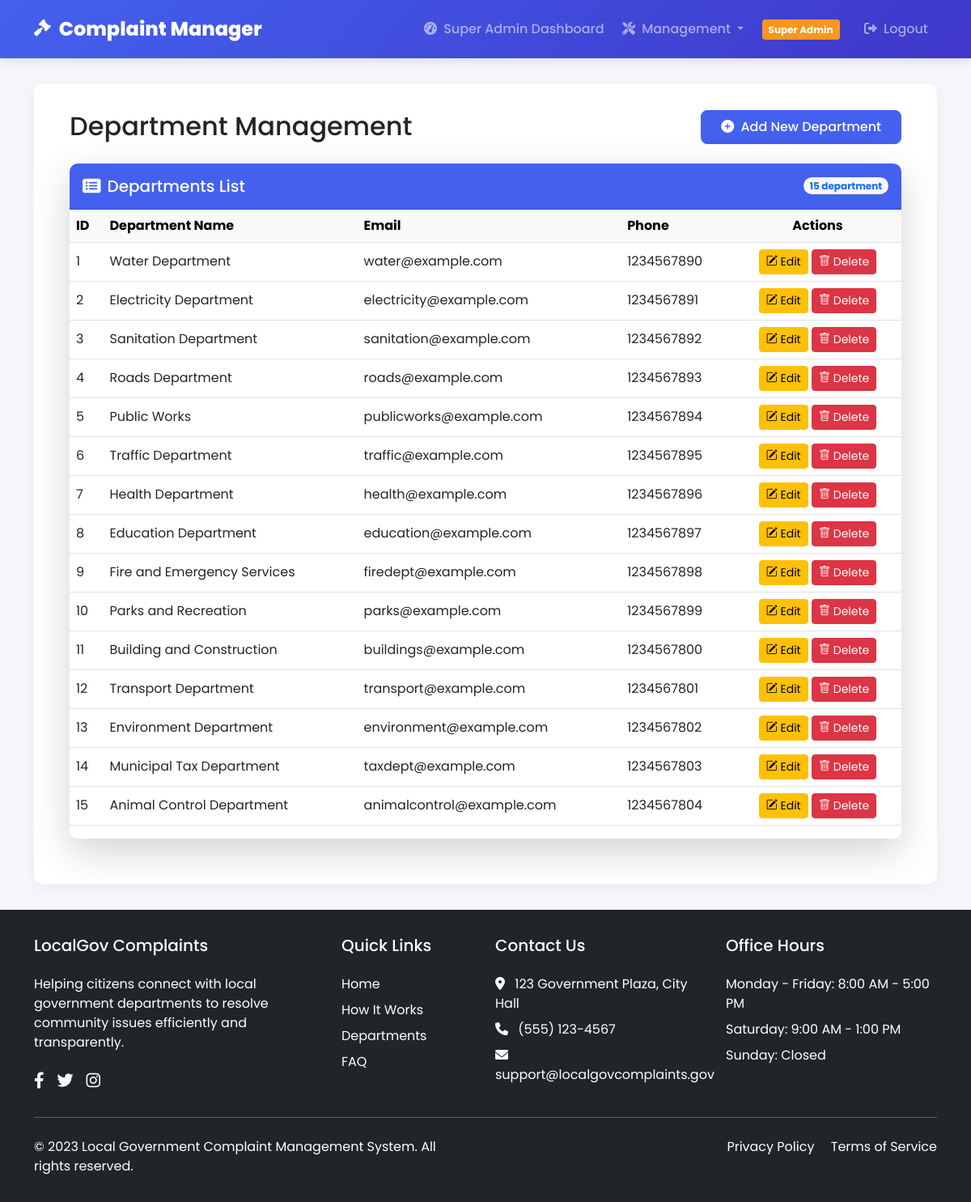
The page /admin/departments (signed in) on the database its author committed.
### tables this page shows
CREATE TABLE departments (
        id INTEGER PRIMARY KEY AUTOINCREMENT,
        name TEXT NOT NULL UNIQUE,
        email TEXT,
        phone TEXT,
        created_at TEXT DEFAULT (datetime('now', '+5 hours', '+30 minutes'))
    );

### app.py (the view)
@app.route('/admin/departments')
@admin_required
def manage_departments():
    with sqlite3.connect('complaint.db') as conn:
        conn.row_factory = sqlite3.Row
        c = conn.cursor()
        c.execute("SELECT * FROM departments ORDER BY id")
        departments = c.fetchall()
    return render_template('admin/departments.html', departments=departments)

### app.py (called while the page is built)
def admin_required(f):
    @wraps(f)
    def decorated_function(*args, **kwargs):
        if not session.get('admin'):
            flash('Please log in as admin to access this page', 'danger')
            return redirect(url_for('admin_login'))
        return f(*args, **kwargs)
    return decorated_function

### templates/admin/departments.html (shortened to what this page needs)
{% extends 'base.html' %}
{% block content %}
<div class="container">
    <div class="d-flex justify-content-between align-items-center mb-4">
        <h2 class="mb-0">Department Management</h2>
        <a href="{{ url_for('add_admin') }}" class="btn btn-primary" data-bs-toggle="modal" data-bs-target="#addDepartmentModal">
            <i class="fas fa-plus-circle me-1"></i> Add New Department
        </a>
    </div>
    <div class="card border-0 shadow-lg">
        <div class="card-header bg-gradient-primary text-white py-3">
            <div class="d-flex justify-content-between align-items-center">
                    <h5 class="mb-0"><i class="fas fa-list-alt me-2"></i>Departments List</h5>
                    <span class="badge bg-light text-primary rounded-pill">{{ departments|length }} department</span>
            </div>
        </div>
        {% if departments %}
        <div class="card-body p-0">
            <div class="table-responsive">
                <table class="table table-hover align-middle py-5">
                    <thead class="table-light">
                        <tr>
                            <th>ID</th>
                            <th>Department Name</th>
                            <th>Email</th>
                            <th>Phone</th>
                            <th class="text-center">Actions</th>
                        </tr>
                    </thead>
                    <tbody>
                        {% for dept in departments %}
                        <tr>
                            <td>{{ dept['id'] }}</td>
                            <td>{{ dept['name'] }}</td>
                            <td>{{ dept['email'] if dept['email'] else 'N/A' }}</td>
                            <td>{{ dept['phone'] if dept['phone'] else 'N/A' }}</td>
                            <td class="text-center action-buttons">
                                <button class="btn btn-warning btn-sm edit-btn"
                                        data-bs-toggle="modal"
                                        data-bs-target="#editDepartmentModal"
                                        data-dept-id="{{ dept['id'] }}"
                                        data-dept-name="{{ dept['name'] }}"
                                        data-dept-email="{{ dept['email'] if dept['email'] else '' }}"
                                        data-dept-phone="{{ dept['phone'] if dept['phone'] else '' }}">
                                    <i class="bi bi-pencil-square"></i> Edit
                                </button>
                                <button class="btn btn-danger btn-sm delete-btn"
                                        data-dept-id="{{ dept['id'] }}"
                                        data-dept-name="{{ dept['name'] }}">
                                    <i class="bi bi-trash"></i> Delete
                                </button>
                            </td>
                        </tr>
                        {% endfor %}
                    </tbody>
                </table>
            </div>
            {% else %}
                <div class="alert alert-info">
                    <i class="bi bi-info-circle"></i> No departments found. Please add a department.
                </div>
            {% endif %}
        </div>
    </div>
</div>
<link rel="stylesheet" href="https://cdn.jsdelivr.net/npm/bootstrap-icons@1.8.0/font/bootstrap-icons.css">
{% endblock %}

### templates/base.html (shortened to what this page needs)
<!DOCTYPE html>
<html lang="en">
<head>
    <link href="https://cdn.jsdelivr.net/npm/bootstrap@5.3.0/dist/css/bootstrap.min.css" rel="stylesheet">
    <link href="https://cdnjs.cloudflare.com/ajax/libs/font-awesome/6.0.0-beta3/css/all.min.css" rel="stylesheet">
    <link rel="stylesheet" href="https://cdn.jsdelivr.net/npm/bootstrap-icons@1.11.3/font/bootstrap-icons.min.css">
</head>
<body>
    <nav class="navbar navbar-expand-lg navbar-dark">
        <div class="container">
            <a class="navbar-brand" href="{{ url_for('home') }}">
                <i class="fas fa-gavel"></i> Complaint Manager
            </a>
            <div class="collapse navbar-collapse justify-content-end" id="navbarNav">
                <ul class="navbar-nav">
                    {% if 'user_id' in session %}
                        <li class="nav-item">
                            <a class="nav-link" href="{{ url_for('Users_dashboard') }}">
                                <i class="fas fa-tachometer-alt me-1"></i> Dashboard
                            </a>
                        </li>
                        <li class="nav-item">
                            <a class="nav-link" href="{{ url_for('file_complaint') }}">
                                <i class="fas fa-plus-circle me-1"></i> File Complaint
                            </a>
                        </li>
                        <li class="nav-item">
                            <a class="nav-link" href="{{ url_for('Users_profile') }}">
                                <i class="fas fa-user me-1"></i> My Profile
                            </a>
                        </li>
                        <li class="nav-item">
                            <a class="nav-link" href="{{ url_for('logout') }}">
                                <i class="fas fa-sign-out-alt me-1"></i> Logout
                            </a>
                        </li>
                    {% elif 'admin' in session %}
                        {% if session.get('is_superadmin') %}
                            <li class="nav-item">
                                <a class="nav-link" href="{{ url_for('Superadmin_dashboard') }}">
                                    <i class="fas fa-tachometer-alt me-1"></i> Super Admin Dashboard
                                </a>
                            </li>
                        {% endif %}
                        {% if session.get('is_superadmin') %}
                            <li class="nav-item dropdown">
                                <a class="nav-link dropdown-toggle" href="#" id="managementDropdown" role="button" data-bs-toggle="dropdown" aria-expanded="false">
                                    <i class="fas fa-tools me-1"></i> Management
                                </a>
                            </li>
                        {% endif %}
                        <li class="nav-item">
                            <span class="nav-link">
                                {% if session.get('is_superadmin') %}
                                    <span class="superadmin-badge">Super Admin</span>
                                {% else %}
                                    <span class="admin-badge">Admin</span>
                                {% endif %}
                            </span>
                        </li>
                        <li class="nav-item">
                            <a class="nav-link" href="{{ url_for('logout') }}">
                                <i class="fas fa-sign-out-alt me-1"></i> Logout
                            </a>
                        </li>
                    {% endif %}
                </ul>
            </div>
        </div>
    </nav>
    <div class="container">
        <div class="main-container fade-in">
            {% block content %}{% endblock %}
        </div>
    </div>
    <footer class="footer">
        <div class="container">
            <div class="row">
                <div class="col-lg-4 mb-4 mb-lg-0">
                    <h5 class="text-white mb-4">LocalGov Complaints</h5>
                    <p>Helping citizens connect with local government departments to resolve community issues efficiently and transparently.</p>
                    <div class="d-flex gap-3 mt-4">
                        <a href="#" class="text-white"><i class="fab fa-facebook-f fa-lg"></i></a>
                        <a href="#" class="text-white"><i class="fab fa-twitter fa-lg"></i></a>
                        <a href="#" class="text-white"><i class="fab fa-instagram fa-lg"></i></a>
                    </div>
                </div>
                <div class="col-lg-2 col-md-4 mb-4 mb-md-0">
                    <h5 class="text-white mb-4">Quick Links</h5>
                    <ul class="list-unstyled">
                        <li class="mb-2"><a href="#" class="text-white text-decoration-none">Home</a></li>
                        <li class="mb-2"><a href="#how-it-works" class="text-white text-decoration-none">How It Works</a></li>
                        <li class="mb-2"><a href="#departments" class="text-white text-decoration-none">Departments</a></li>
                        <li class="mb-2"><a href="#" class="text-white text-decoration-none">FAQ</a></li>
                    </ul>
                </div>
                <div class="col-lg-3 col-md-4 mb-4 mb-md-0">
                    <h5 class="text-white mb-4">Contact Us</h5>
                    <ul class="list-unstyled">
                        <li class="mb-2"><i class="fas fa-map-marker-alt me-2"></i> 123 Government Plaza, City Hall</li>
                        <li class="mb-2"><i class="fas fa-phone me-2"></i> (555) 123-4567</li>
                        <li class="mb-2"><i class="fas fa-envelope me-2"></i> support@localgovcomplaints.gov</li>
                    </ul>
                </div>
                <div class="col-lg-3 col-md-4">
                    <h5 class="text-white mb-4">Office Hours</h5>
                    <ul class="list-unstyled">
                        <li class="mb-2">Monday - Friday: 8:00 AM - 5:00 PM</li>
                        <li class="mb-2">Saturday: 9:00 AM - 1:00 PM</li>
                        <li class="mb-2">Sunday: Closed</li>
                    </ul>
                </div>
            </div>
            <hr class="my-4 bg-light">
            <div class="row">
                <div class="col-md-6 mb-3 mb-md-0">
                    <p class="mb-0">&copy; 2023 Local Government Complaint Management System. All rights reserved.</p>
                </div>
                <div class="col-md-6 text-md-end">
                    <a href="#" class="text-white text-decoration-none me-3">Privacy Policy</a>
                    <a href="#" class="text-white text-decoration-none">Terms of Service</a>
                </div>
            </div>
        </div>
    </footer>
</body>
</html>

### templates/base.html (style rules this page uses)
:root { --primary-color: #4361ee; --secondary-color: #3f37c9; --accent-color: #4cc9f0; --light-color: #f8f9fa; --dark-color: #212529; --success-color: #4bb543; --warning-color: #f8961e; --danger-color: #f94144; }
body { font-family: 'Poppins', sans-serif; background-color: #f5f7fa; color: var(--dark-color); min-height: 100vh; display: flex; flex-direction: column; }
.navbar { background: linear-gradient(135deg, var(--primary-color), var(--secondary-color)); box-shadow: 0 4px 12px rgba(0, 0, 0, 0.1); padding: 0.8rem 0; }
.navbar-brand { font-weight: 800; font-size: 1.5rem; display: flex; align-items: center; }
.navbar-brand i { margin-right: 10px; font-size: 1.3rem; }
.nav-link { font-weight: 500; padding: 0.5rem 1rem; margin: 0 0.2rem; border-radius: 5px; transition: all 0.3s ease; }
.container { flex: 1; }
.main-container { background-color: white; border-radius: 10px; box-shadow: 0 4px 20px rgba(0, 0, 0, 0.05); padding: 2rem; margin-top: 2rem; margin-bottom: 2rem; }
.btn-primary { background-color: var(--primary-color); border-color: var(--primary-color); font-weight: 500; padding: 0.5rem 1.5rem; border-radius: 8px; }
.card { border-radius: 10px; border: none; box-shadow: 0 4px 15px rgba(0, 0, 0, 0.05); transition: transform 0.3s ease, box-shadow 0.3s ease; margin-bottom: 1.5rem; }
.card-header { background-color: var(--primary-color); color: white; font-weight: 500; border-radius: 10px 10px 0 0 !important; }
footer { background-color: var(--dark-color); color: white; padding: 2rem 0; margin-top: auto; }
footer a { color: var(--accent-color); text-decoration: none; }
.fade-in { animation: fadeIn 0.6s ease-in-out; }
.superadmin-badge { background-color: var(--warning-color); color: white; padding: 0.25rem 0.5rem; border-radius: 4px; font-size: 0.75rem; font-weight: bold; margin-right: 0.5rem; }

### rows shown on the page
departments: id "1", name "Water Department", email "water@example.com", phone "1234567890"
departments: id "2", name "Electricity Department", email "electricity@example.com", phone "1234567891"
departments: id "3", name "Sanitation Department", email "sanitation@example.com", phone "1234567892"
departments: id "4", name "Roads Department", email "roads@example.com", phone "1234567893"
departments: id "5", name "Public Works", email "publicworks@example.com", phone "1234567894"
departments: id "6", name "Traffic Department", email "traffic@example.com", phone "1234567895"
departments: id "7", name "Health Department", email "health@example.com", phone "1234567896"
departments: id "8", name "Education Department", email "education@example.com", phone "1234567897"
departments: id "9", name "Fire and Emergency Services", email "firedept@example.com", phone "1234567898"
departments: id "10", name "Parks and Recreation", email "parks@example.com", phone "1234567899"
departments: id "11", name "Building and Construction", email "buildings@example.com", phone "1234567800"
departments: id "12", name "Transport Department", email "transport@example.com", phone "1234567801"
departments: id "13", name "Environment Department", email "environment@example.com", phone "1234567802"
departments: id "14", name "Municipal Tax Department", email "taxdept@example.com", phone "1234567803"
departments: id "15", name "Animal Control Department", email "animalcontrol@example.com", phone "1234567804"

### other values the page prints
{{ departments|length }} "15"
